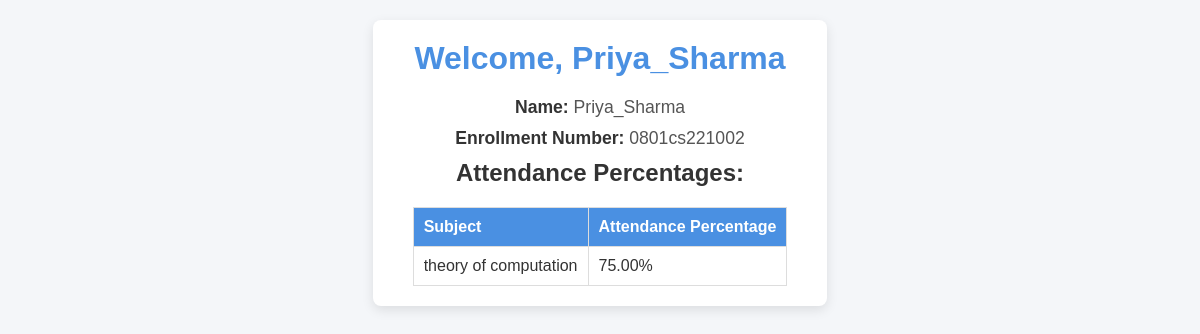
Screenshot of /student-dashboard/ (signed in) with the database file from the repository.
### students/models.py (models this page shows, shortened)
class Student(models.Model):
    user = models.OneToOneField(User, on_delete=models.CASCADE)
    email = models.EmailField(unique=True)
    batch = models.CharField(max_length=10)
    branch = models.CharField(max_length=50)
    enrollment_no = models.CharField(max_length=15, unique=True)
    semester = models.CharField(max_length=10)

class Subject(models.Model):
    name = models.CharField(max_length=100)  # Name of the subject
    code = models.CharField(max_length=10, unique=True)  # Unique code for each subject

### students/views.py (the view)
# urls.py: path('student-dashboard/', student_dashboard, name='student_dashboard'),
@login_required
def student_dashboard(request):
    student = Student.objects.get(user=request.user)
    subject_attendance_records = SubjectAttendance.objects.filter(attendance__student=student)
    attendance_data = []
    for record in subject_attendance_records:
        total_classes = record.total_classes
        present_classes = record.present_classes
        attendance_percentage = (present_classes / total_classes * 100) if total_classes > 0 else 0
        attendance_data.append({
            'subject': record.subject.name,  # Assuming the Subject model has a 'name' field
            'attendance_percentage': attendance_percentage,
        })
    context = {
        'student': student,
        'attendance_data': attendance_data,
    }
    return render(request, 'students/student_dashboard.html', context)

### students/templates/students/student_dashboard.html (shortened to what this page needs)
<!DOCTYPE html>
<html lang="en">
<head>
</head>
<body>
    <div class="container">
        <h1>Welcome, {{ student.user.username }}</h1>
        <p><strong>Name:</strong> {{ student.user.username }}</p>
        <p><strong>Enrollment Number:</strong> {{ student.enrollment_no }}</p>
        <h2>Attendance Percentages:</h2>
        <table>
            <thead>
                <tr>
                    <th>Subject</th>
                    <th>Attendance Percentage</th>
                </tr>
            </thead>
            <tbody>
                {% for record in attendance_data %}
                    <tr>
                        <td>{{ record.subject }}</td>
                        <td>{{ record.attendance_percentage|floatformat:2 }}%</td>
                    </tr>
                {% empty %}
                    <tr>
                        <td colspan="2">No attendance records found.</td>
                    </tr>
                {% endfor %}
            </tbody>
        </table>
    </div>
</body>
</html>

### students/templates/students/student_dashboard.html (style rules this page uses)
* { margin: 0; padding: 0; box-sizing: border-box; }
body { font-family: Arial, sans-serif; background-color: #f4f6f9; color: #333; display: flex; justify-content: center; align-items: flex-start; height: 100vh; margin: 0; padding: 20px; }
.container { background-color: #fff; padding: 20px 40px; border-radius: 8px; box-shadow: 0 4px 12px rgba(0, 0, 0, 0.1); max-width: 500px; text-align: center; }
h1 { color: #4A90E2; font-size: 2em; margin-bottom: 20px; }
p { margin: 10px 0; font-size: 1.1em; color: #555; }
p strong { color: #333; }
table { width: 100%; margin-top: 20px; border-collapse: collapse; }
th, td { padding: 10px; text-align: left; border: 1px solid #ddd; }
th { background-color: #4A90E2; color: white; }

### rows the page displays
Student: user.username "Priya_Sharma", enrollment_no "0801cs221002"
Subject: subject "theory of computation"

### other values shown
{{ record.attendance_percentage|floatformat:2 }} "75.00"
